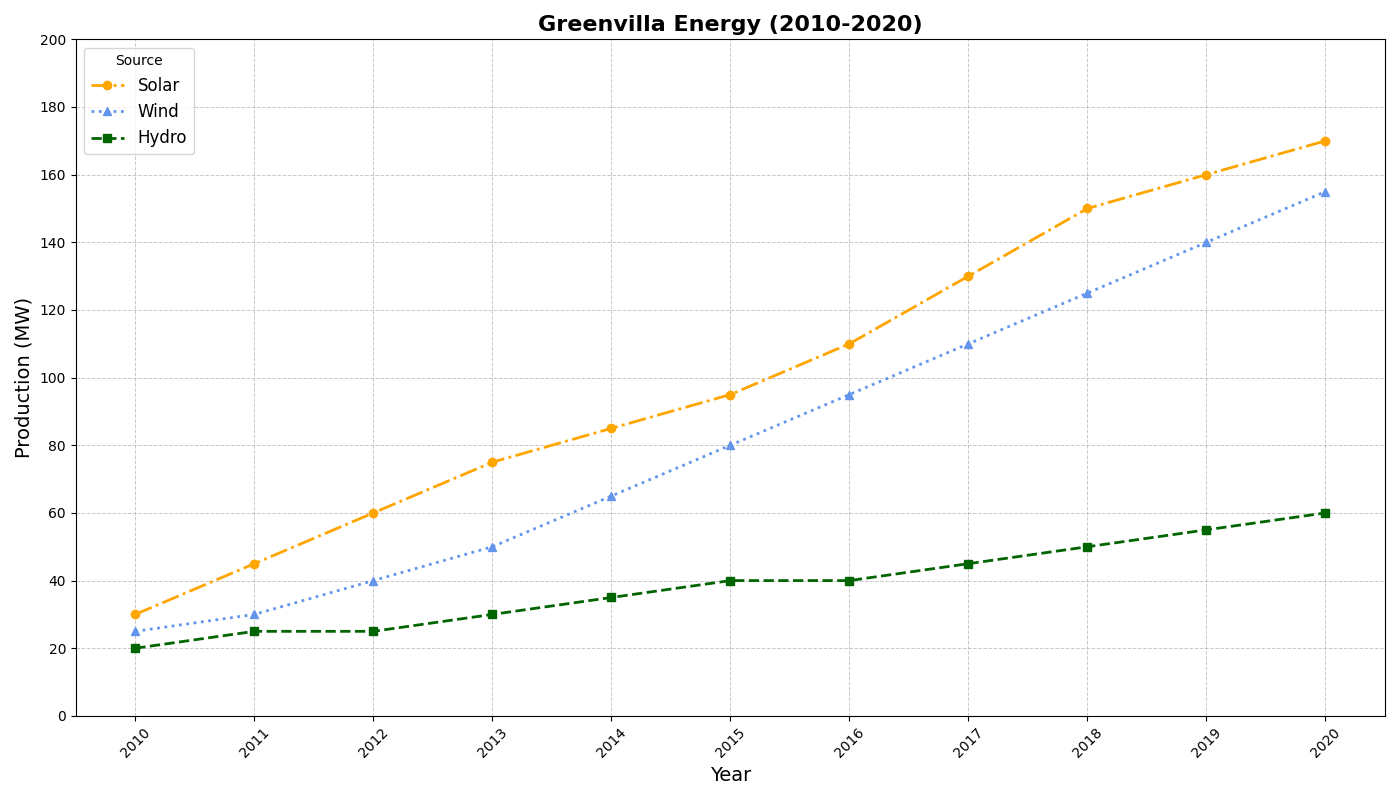

Python code for this plot:
import matplotlib.pyplot as plt
import numpy as np

years = np.arange(2010, 2021)
solar_energy = np.array([30, 45, 60, 75, 85, 95, 110, 130, 150, 160, 170])
wind_energy = np.array([25, 30, 40, 50, 65, 80, 95, 110, 125, 140, 155])
hydro_energy = np.array([20, 25, 25, 30, 35, 40, 40, 45, 50, 55, 60])

fig, ax = plt.subplots(figsize=(14, 8))

# Change colors for the plot lines
ax.plot(years, solar_energy, label="Solar", color='orange', marker='o', linestyle='dashdot', linewidth=2)
ax.plot(years, wind_energy, label="Wind", color='cornflowerblue', marker='^', linestyle='dotted', linewidth=2)
ax.plot(years, hydro_energy, label="Hydro", color='darkgreen', marker='s', linestyle='dashed', linewidth=2)

ax.set_title("Greenvilla Energy (2010-2020)", fontsize=16, fontweight='bold')
ax.set_xlabel('Year', fontsize=14)
ax.set_ylabel('Production (MW)', fontsize=14)

plt.xticks(years, rotation=45)
plt.yticks(np.arange(0, 201, 20))

ax.legend(title='Source', fontsize=12)
ax.grid(True, linestyle='--', linewidth=0.7, alpha=0.7)

plt.tight_layout()
plt.show()
